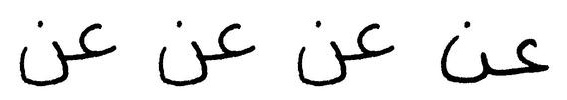
#> input picture 0009.jpg, 567 x 100 px, given in place of 0.jpg, which was not available
$ python three.py
#> lines starting #> are read from the running program, lines starting #| are printed output that depends on the picture
import cv2
import numpy as np


thisdict ={
  "0":"عن",
  "1":"عبد",
  "2":"عبد",
  "3":"علي",
  "4":"علي",
  "5":"العام",
  "6":"العام",
  "7":"اليوم",
  "8":"اليوم",
  "9":"عن"

}


x=0
y=0
z=0
while x<10:
    y=0
    while y<10:
        z=0
        while(z<10):

            img1 = cv2.imread(str(x)+'.jpg')
#> img1 is the input picture: shape (100, 567, 3); min 0, max 255, mean 235.1
            img2 = cv2.imread(str(y)+'.jpg')
            img3 = cv2.imread(str(z)+'.jpg')
            vis = np.concatenate((img1, img2,img3), axis=1)
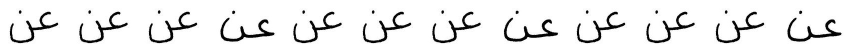
#> vis: shape (100, 1701, 3) (shown at 1/2 size); min 0, max 255, mean 235.1
#> (the run stopped early here; a loop or call above may not have finished)

$ run again, on 007.jpg
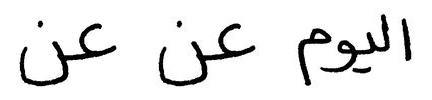
#> input picture 007.jpg, 432 x 100 px, given in place of 0.jpg, which was not available
#> img1 is the input picture: shape (100, 432, 3); min 0, max 255, mean 233.2
#> `vis = np.concatenate((img1, img2,img3), axis=1)`:
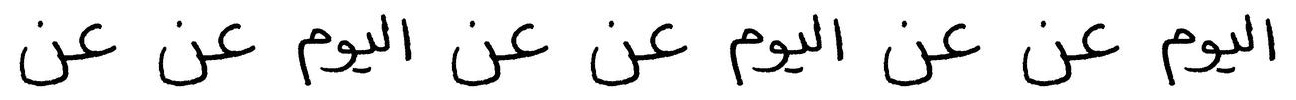
#> vis: shape (100, 1296, 3); min 0, max 255, mean 233.2

$ run again, on 0436.jpg
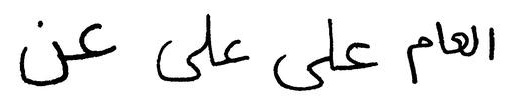
#> input picture 0436.jpg, 514 x 100 px, given in place of 0.jpg, which was not available
#> img1 is the input picture: shape (100, 514, 3); min 0, max 255, mean 235.1
#> `vis = np.concatenate((img1, img2,img3), axis=1)`:
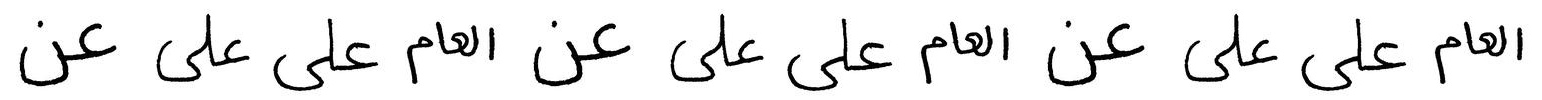
#> vis: shape (100, 1542, 3); min 0, max 255, mean 235.1
